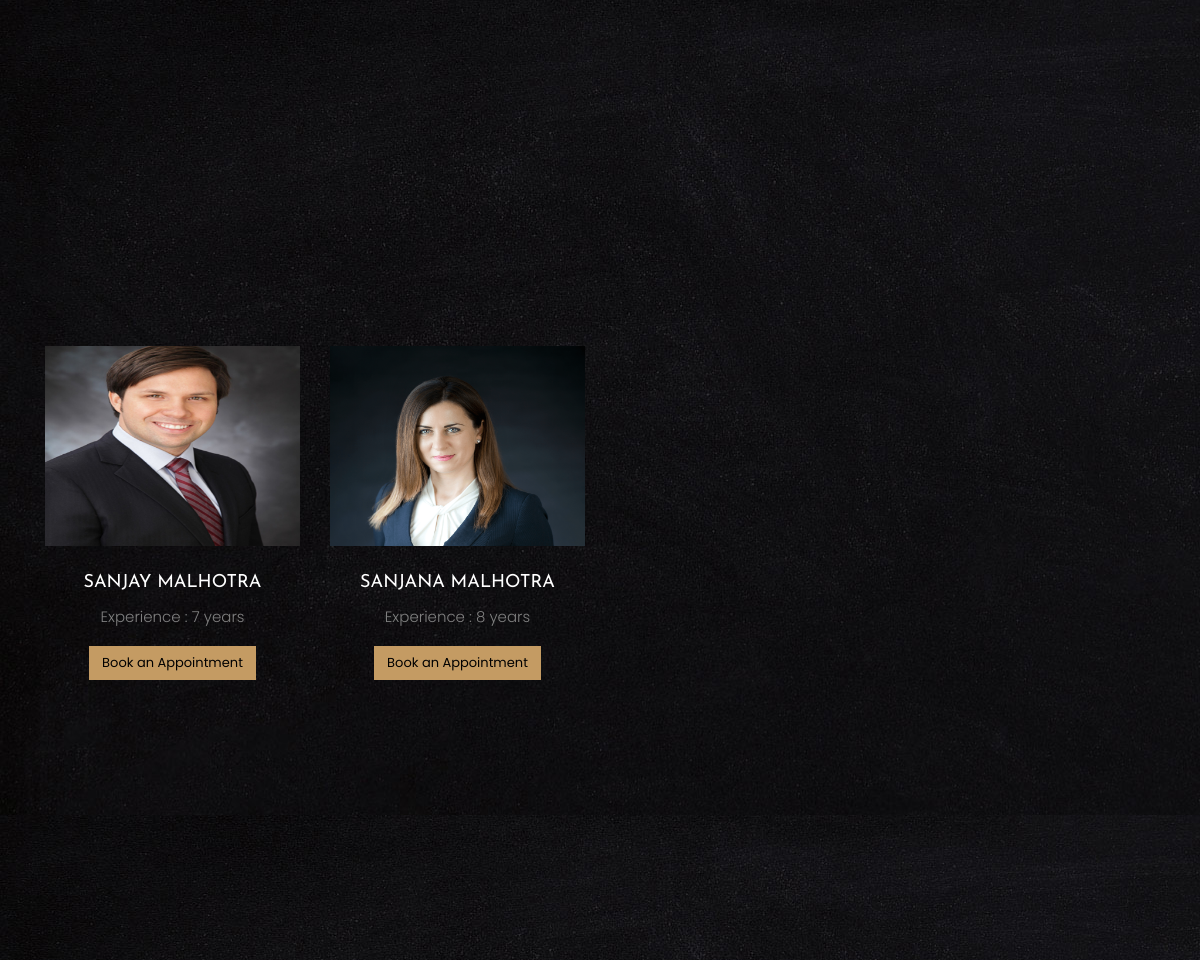
/legal/ (signed in, middle part), run on an earlier commit of the app's database.
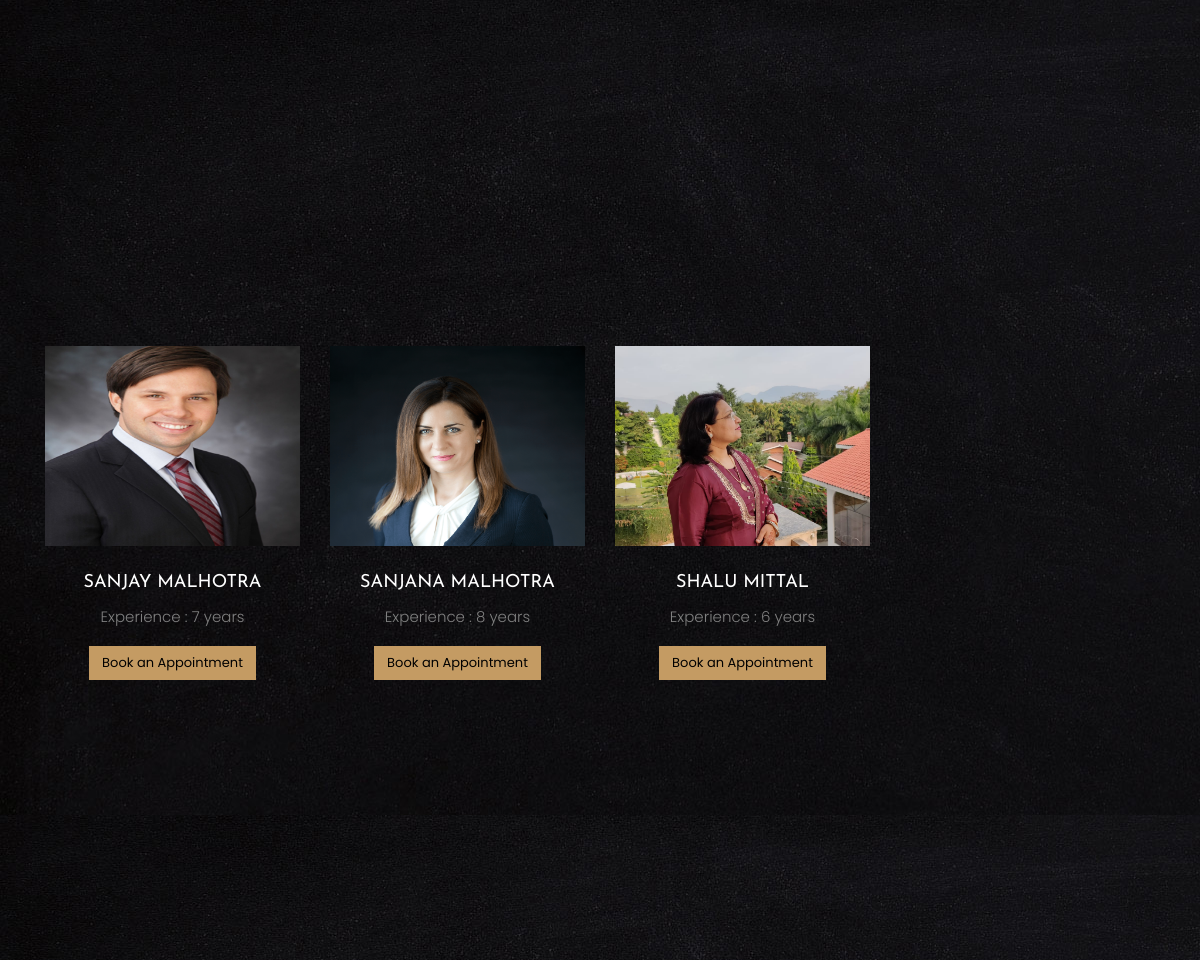
And on a later commit of the database.
### base/models.py (models this page shows, shortened)
class Professional(models.Model):
    user = models.OneToOneField(User, on_delete=models.CASCADE, primary_key=True)
    experience = models.CharField(max_length=20,null=True)
    contact = models.CharField(max_length=20,null=True)
    profession = models.CharField(max_length=20)
    profile_pic=models.ImageField(null=True,blank=True)
    password=models.CharField(max_length=30,blank=True)

class User(AbstractUser):
    is_customer = models.BooleanField(default=False)
    is_employee = models.BooleanField(default=False)
    first_name = models.CharField(max_length=100)
    last_name = models.CharField(max_length=100)

### base/views.py (the view)
# urls.py: path('legal/',views.legal,name="legal"),
@cache_control(no_cache=True, must_revalidate=True, no_store=True)
@login_required(login_url='login')
def legal(request):
    professionals= Professional.objects.filter(profession='Lawyer')
    lawyercount=Professional.objects.filter(profession='Lawyer').count()
    legalRightscount=LegalRight.objects.all().count()
    legalSubTopicscount=LegalSubTopic.objects.all().count()
    lawFaqscount=LawFaq.objects.all().count()
    legalSubTopics= LegalSubTopic.objects.all()
    legalRights= LegalRight.objects.all()
    context ={'professionals':professionals,'legalSubTopics':legalSubTopics,'legalRights':legalRights,'lawyercount':lawyercount,'legalRightscount':legalRightscount,'legalSubTopicscount':legalSubTopicscount,'lawFaqscount':lawFaqscount}
    if request.method=="POST":
        message_profemail=request.POST['message-profemail']
        message_fname=request.POST['message-fname']
        message_lname=request.POST['message-lname']
        message_date=request.POST['message-date']
        message_time=request.POST['message-time']
        message_email=request.POST['message-email']
        message_phone=request.POST['message-phone']
        message=request.POST['message']
        finalmessage= "User Name :" + message_fname +" "+message_lname +"\n Message :" +message +"\n Time :" + message_time+"\n Date :"+message_date +"\n Contact Number :"+message_phone
        send_mail(
            message_fname+" " +message_lname,#subject
            finalmessage,#message
            message_profemail,
            [message_profemail],#to email
        )
        return render(request,'base/legal.html',context)
    else:
        return render(request,'base/legal.html',context)

### base/models.py (called while the page is built)
    def __str__(self):
        return (self.subtopicname)

### base/templates/base/legal.html (shortened to what this page needs)
{% load static %}
<!DOCTYPE html>
<html lang="en">
  <head>
	<link rel="stylesheet" href="{% static "css/open-iconic-bootstrap.min.css" %}">
    <link rel="stylesheet" href="{% static "css/animate.css" %}">
    <link rel="stylesheet" href="{% static "css/owl.carousel.min.css" %}">
    <link rel="stylesheet" href="{% static "css/owl.theme.default.min.css" %}">
    <link rel="stylesheet" href="{% static "css/magnific-popup.css" %}">
    <link rel="stylesheet" href="{% static "css/aos.css" %}">
    <link rel="stylesheet" href="{% static "css/ionicons.min.css" %}">
    <link rel="stylesheet" href="{% static "css/bootstrap-datepicker.css" %}">
    <link rel="stylesheet" href="{% static "css/jquery.timepicker.css" %}">
    <link rel="stylesheet" href="{% static "css/flaticon.css" %}">
    <link rel="stylesheet" href="{% static "css/icomoon.css" %}">
	<link rel="stylesheet" href="{% static "css/style.css" %}">
  </head>
  <body>
    <section class="ftco-section" id="BookAppointment" style="background-image: url({% static 'images/legal/bg_4.jpg' %});">
    	<div class="container">
    		<div class="row justify-content-center mb-5 pb-3">
        	</div>
        	<div class="row">
				{% for prof in professionals%}
        			<div class="col-md-3">
        				<div class="menu-entry">
							{% if prof.profession == "Lawyer" %}
							<a href="#" class="img" style="background-image: url({{prof.profile_pic.url}});"></a>
    						<div class="text text-center pt-4">
    							<h3><a href="#">{{prof.user.first_name}} {{prof.user.last_name}}</a></h3>
    							<p>Experience : {{prof.experience}} years</p>
								<button type="button" class="btn btn-primary" data-toggle="modal" data-target="#exampleModalCenter">
									Book an Appointment
  								</button>
								  {% endif %}
    						</div>
    					</div>
       	 			</div>
				{% endfor %}
        </div>
    </section>
	<section class="ftco-menu" id="AllRights" style="background-image: url({% static 'images/legal/bg_4.jpg' %});">
    	<div class="container">
    		<div class="row justify-content-center mb-5">
        	</div>
    	</div>
    </section>
 </body>
</html>

What changed in the data, as far as the page shows it:
added Professional: profile_pic (picture), user.first_name "SHALU", user.last_name "MITTAL", experience "6"
